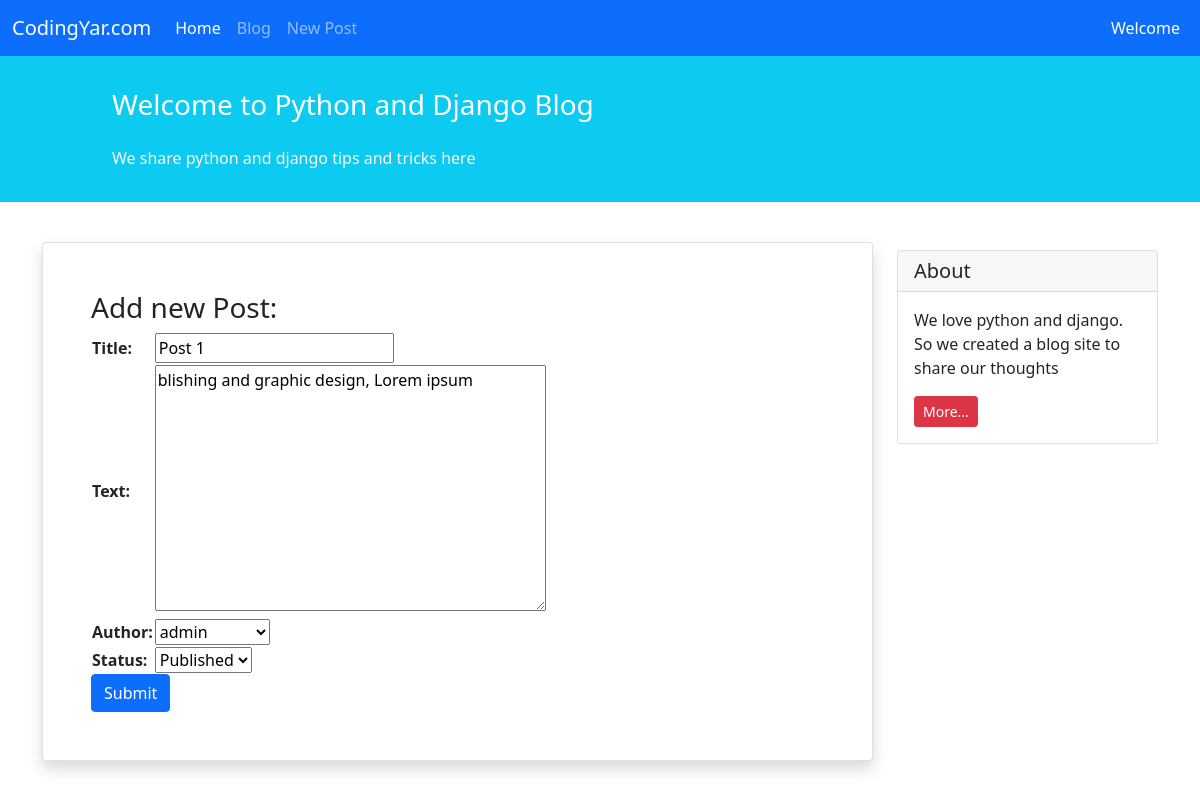
Screenshot of /blog/1/update/ with the database file from the repository.
### blog/models.py (models this page shows, shortened)
class Post(models.Model):
    STATUS_CHOICES = (
        ('pub', 'Published'),
        ('drf', 'Draft'),
    )
    title = models.CharField(max_length=100)
    text = models.TextField()
    author = models.ForeignKey("auth.User", on_delete=models.CASCADE) # Yani age ye roozi ye nafar author ro az oon var paak kard man che khaki too saram berizam? ma ham goftim in ja ham pakesh kon author ro az tooye in field az in table.
    date_created = models.DateTimeField(auto_now_add=True)
    date_modified = models.DateTimeField(auto_now=True)
    status = models.CharField(choices=STATUS_CHOICES, max_length=3)

### blog/views.py (the view)
# urls.py: path('<int:pk>/update/', views.post_update_view, name = 'post_update'),
def post_update_view(request, pk):
    post = get_object_or_404(Post, pk=pk)
    form = NewPostForm(request.POST or None, instance=post)
    if form.is_valid():
        form.save()
    return render(request, 'blog/post_create.html', context={'form': form})

### blog/forms.py
class NewPostForm(forms.ModelForm):
    class Meta:
        model = Post
        fields = ['title', 'text', 'author', 'status']

### blog/templates/blog/post_create.html (shortened to what this page needs)
{% extends '_base.html' %}
{% block content %}
<div class="container mt-4">
    <div class="row">
        <div class="col-9">
            <div class="card shadow my-3 p-5">
                <h3>Add new Post:</h3>
                <form method="POST">
                    <table>
                        {{ form.as_table }}
                    </table>
                    <button type="submit" class="btn btn-primary">Submit</button>
                </form>
            </div>
        </div>
        <div class="col-3">
                <div class="card my-4">
                    <h5 class="card-header">About</h5>
                    <div class="card-body">
                        <p class="card-text">We love python and django. So we created a blog site to share our
                            thoughts</p>
                        <a href="#"
                           class="btn btn-sm btn-danger">
                            More...
                        </a>
                    </div>
                </div>
        </div>
    </div>
</div>
{% endblock content %}

### rows the page displays
Post: title "Post 1", text "blishing and graphic design, Lorem ipsum", author "admin", status "Published"
